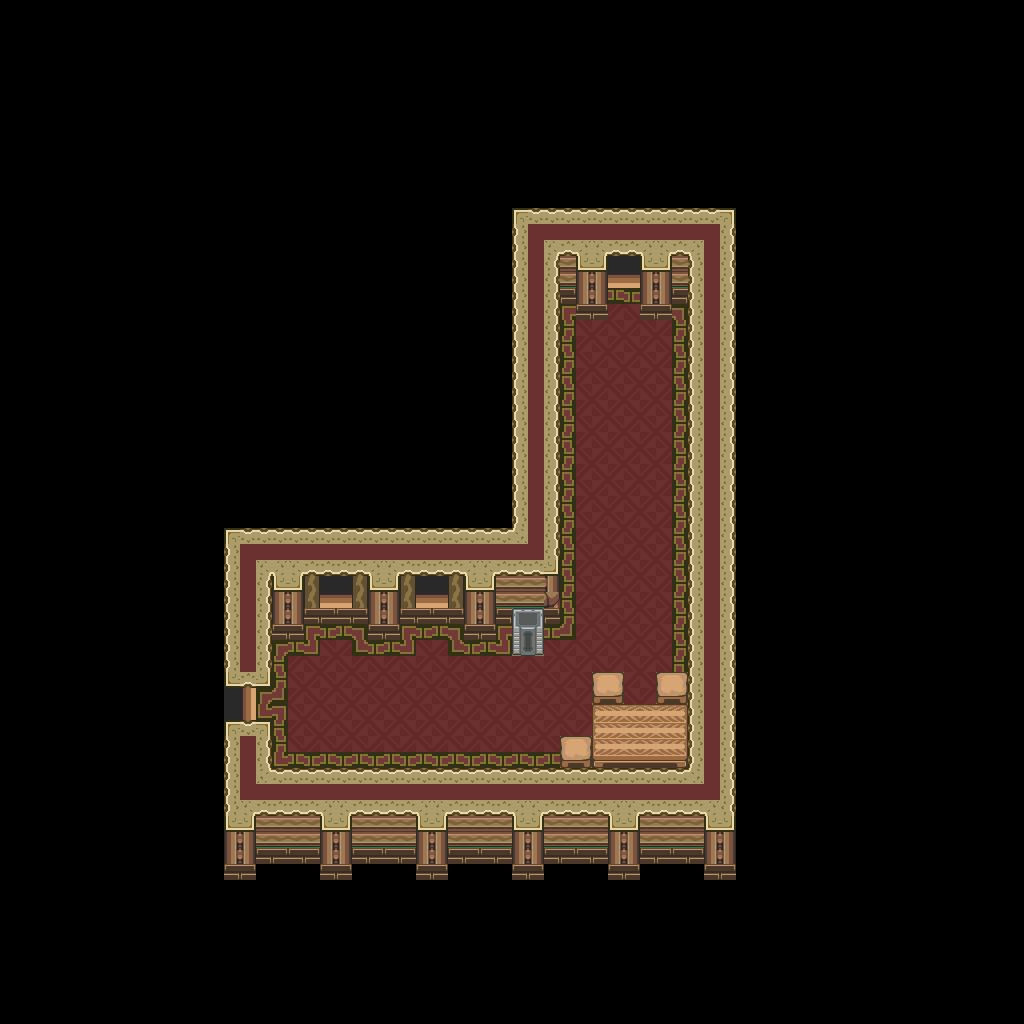

Rendered tile map (Tiled .tmx) drawn with the repository's tilesets; below, a short description and the map source with its tile grids summarised:
An orthogonal 64x64 tile map with 16x16 px tiles, 1 tile layer (base), 1 hidden layer not drawn and 12 objects.

<map version="1.10" tiledversion="1.12.1" orientation="orthogonal" renderorder="right-down" width="64" height="64" tilewidth="16" tileheight="16" infinite="0" nextlayerid="3" nextobjectid="13">
 <tileset firstgid="1" source="../classiciphone_pics4.tsx" />
 <layer id="1" name="base" width="64" height="64">
  <data>[4096 cells, 4096 non-empty, 65 distinct tile ids]</data>
 </layer>
 <layer id="2" name="collision" width="64" height="64" visible="0">
  <properties><property name="collision" value="true" /></properties>
  <data>[4096 cells, 3604 non-empty, 1 distinct tile ids]</data>
 </layer>
 <objectgroup id="3" name="npcs">
  <object id="1" x="496.0" y="576.0" width="16" height="16">
   <properties>
    <property name="script" type="string">-- Auto-converted from GraalScript
-- if (created) {
-- // Initialize the attributes
-- showcharacter;
-- setcharprop #3,classichead-playared6.png;
-- setcharprop #C0,white;
-- setcharprop #C1,darkred;
-- setcharprop #C2,black;
-- setcharprop #C3,black;
-- setcharprop #C4,black;
-- setcharprop #n,;
-- setcharprop #2,shieldc-deo.png;
-- setcharprop #P1,hat.png;
-- shieldpower = 1;
-- setcharprop #8,body.png;
-- ap=100;
-- dir = 2;
-- sprite=0;
-- x=31.5; y=36.5;
end</property>
   </properties>
  </object>
  <object id="2" x="416.0" y="544.0" width="16" height="16">
   <properties>
    <property name="gani" value="light4.png" />
    <property name="script" type="string">-- Auto-converted from GraalScript
-- [CLIENT-SIDE — server no-op]
-- if (created) {
-- 
-- dontblock;
-- }
-- if (playerenters) {
-- setcoloreffect 1,0.6,0,0.5;
-- drawaslight;
-- this.zoom = 1;
-- timeout = 0.05;
-- }
-- if (timeout) {
-- if (this.zoom&lt;=1) {
-- this.ds=1;
-- }
-- else if (this.zoom&gt;=1.1) {
-- this.ds=0;
-- }
-- if (this.ds==1) {
-- this.zoom += 0.02;
-- setzoomeffect this.zoom;
-- }
-- else if (this.ds==0) {
-- this.zoom -= 0.03;
-- setzoomeffect this.zoom;
-- }
-- timeout = 0.05;
-- }</property>
   </properties>
  </object>
  <object id="3" x="272.0" y="592.0" width="16" height="16">
   <properties>
    <property name="gani" value="candle.mng" />
    <property name="script" type="string">-- Auto-converted from GraalScript
self.dontblock = true
-- drawunderplayer;</property>
   </properties>
  </object>
  <object id="4" x="464.0" y="592.0" width="16" height="16">
   <properties>
    <property name="gani" value="candle.mng" />
    <property name="script" type="string">-- Auto-converted from GraalScript
self.dontblock = true
-- drawunderplayer;</property>
   </properties>
  </object>
  <object id="5" x="576.0" y="272.0" width="16" height="16">
   <properties>
    <property name="gani" value="candle.mng" />
    <property name="script" type="string">-- Auto-converted from GraalScript
self.dontblock = true
-- drawunderplayer;</property>
   </properties>
  </object>
  <object id="6" x="640.0" y="272.0" width="16" height="16">
   <properties>
    <property name="gani" value="candle.mng" />
    <property name="script" type="string">-- Auto-converted from GraalScript
self.dontblock = true
-- drawunderplayer;</property>
   </properties>
  </object>
  <object id="7" x="624.0" y="704.0" width="16" height="16">
   <properties>
    <property name="gani" value="candle.mng" />
    <property name="script" type="string">-- Auto-converted from GraalScript
self.dontblock = true
-- drawunderplayer;</property>
   </properties>
  </object>
  <object id="8" x="224.0" y="544.0" width="16" height="16">
   <properties>
    <property name="gani" value="light4.png" />
    <property name="script" type="string">-- Auto-converted from GraalScript
-- [CLIENT-SIDE — server no-op]
-- if (created) {
-- 
-- dontblock;
-- }
-- if (playerenters) {
-- setcoloreffect 1,0.6,0,0.5;
-- drawaslight;
-- this.zoom = 1;
-- timeout = 0.05;
-- }
-- if (timeout) {
-- if (this.zoom&lt;=1) {
-- this.ds=1;
-- }
-- else if (this.zoom&gt;=1.1) {
-- this.ds=0;
-- }
-- if (this.ds==1) {
-- this.zoom += 0.02;
-- setzoomeffect this.zoom;
-- }
-- else if (this.ds==0) {
-- this.zoom -= 0.03;
-- setzoomeffect this.zoom;
-- }
-- timeout = 0.05;
-- }</property>
   </properties>
  </object>
  <object id="9" x="576.0" y="656.0" width="16" height="16">
   <properties>
    <property name="gani" value="light4.png" />
    <property name="script" type="string">-- Auto-converted from GraalScript
-- [CLIENT-SIDE — server no-op]
-- if (created) {
-- 
-- dontblock;
-- }
-- if (playerenters) {
-- setcoloreffect 1,0.6,0,0.5;
-- drawaslight;
-- this.zoom = 1;
-- timeout = 0.05;
-- }
-- if (timeout) {
-- if (this.zoom&lt;=1) {
-- this.ds=1;
-- }
-- else if (this.zoom&gt;=1.1) {
-- this.ds=0;
-- }
-- if (this.ds==1) {
-- this.zoom += 0.02;
-- setzoomeffect this.zoom;
-- }
-- else if (this.ds==0) {
-- this.zoom -= 0.03;
-- setzoomeffect this.zoom;
-- }
-- timeout = 0.05;
-- }</property>
   </properties>
  </object>
  <object id="10" x="528.0" y="224.0" width="16" height="16">
   <properties>
    <property name="gani" value="light4.png" />
    <property name="script" type="string">-- Auto-converted from GraalScript
-- [CLIENT-SIDE — server no-op]
-- if (created) {
-- 
-- dontblock;
-- }
-- if (playerenters) {
-- setcoloreffect 1,0.6,0,0.5;
-- drawaslight;
-- this.zoom = 1;
-- timeout = 0.05;
-- }
-- if (timeout) {
-- if (this.zoom&lt;=1) {
-- this.ds=1;
-- }
-- else if (this.zoom&gt;=1.1) {
-- this.ds=0;
-- }
-- if (this.ds==1) {
-- this.zoom += 0.02;
-- setzoomeffect this.zoom;
-- }
-- else if (this.ds==0) {
-- this.zoom -= 0.03;
-- setzoomeffect this.zoom;
-- }
-- timeout = 0.05;
-- }</property>
   </properties>
  </object>
  <object id="11" x="592.0" y="224.0" width="16" height="16">
   <properties>
    <property name="gani" value="light4.png" />
    <property name="script" type="string">-- Auto-converted from GraalScript
-- [CLIENT-SIDE — server no-op]
-- if (created) {
-- 
-- dontblock;
-- }
-- if (playerenters) {
-- setcoloreffect 1,0.6,0,0.5;
-- drawaslight;
-- this.zoom = 1;
-- timeout = 0.05;
-- }
-- if (timeout) {
-- if (this.zoom&lt;=1) {
-- this.ds=1;
-- }
-- else if (this.zoom&gt;=1.1) {
-- this.ds=0;
-- }
-- if (this.ds==1) {
-- this.zoom += 0.02;
-- setzoomeffect this.zoom;
-- }
-- else if (this.ds==0) {
-- this.zoom -= 0.03;
-- setzoomeffect this.zoom;
-- }
-- timeout = 0.05;
-- }</property>
   </properties>
  </object>
  <object id="12" x="736.0" y="560.0" width="16" height="16">
   <properties>
    <property name="script" type="string">-- Auto-converted from GraalScript
-- // NPC made by Daze Moon (Legion)
-- [CLIENT-SIDE — server no-op]
-- if (playerenters || timeout) {
-- seteffect 0,0,0,0.6;
-- timeout = .05;
-- }</property>
   </properties>
  </object>
 </objectgroup>
</map>
